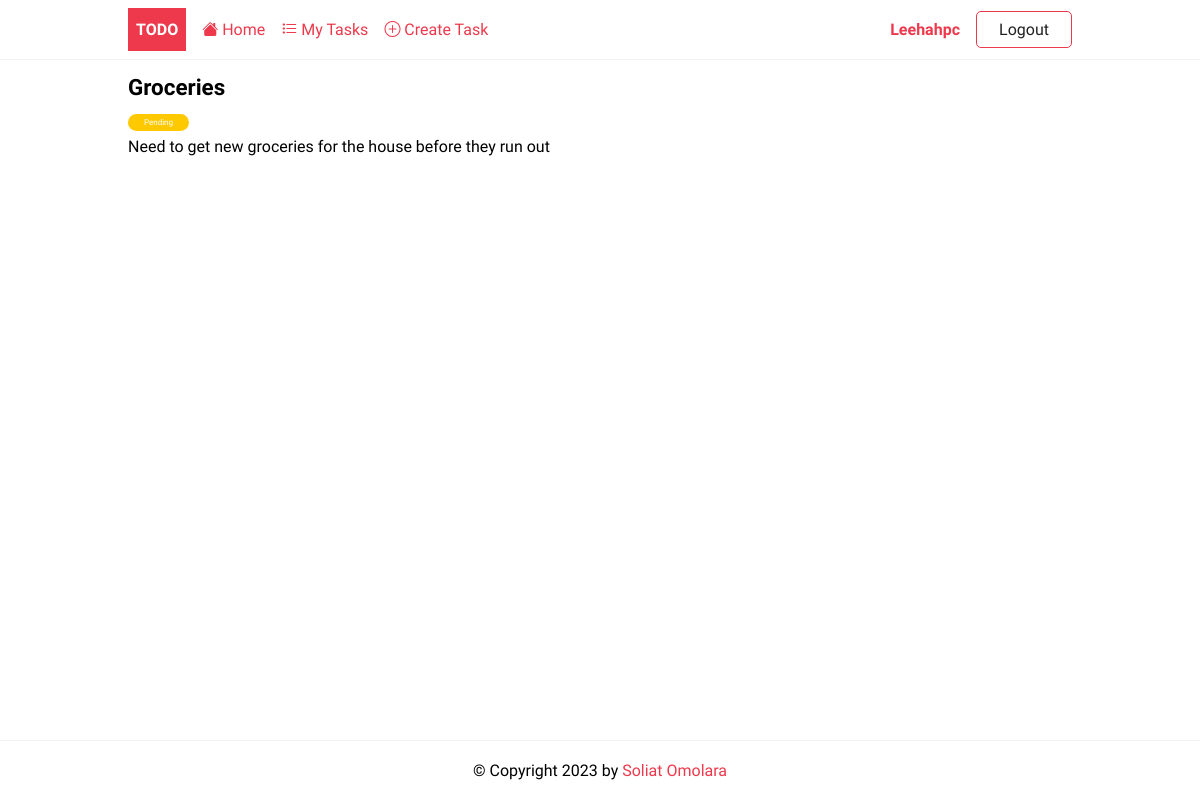
Page /details/2/ (signed in) on the committed database.
### todoapp/models.py (models this page shows, shortened)
class Todo(models.Model):
    user = models.ForeignKey(User, on_delete=models.CASCADE, null=True, blank=True)
    title = models.CharField(max_length=250)
    description = models.TextField(null=True, blank=True)
    completed = models.BooleanField(default=False)
    created = models.DateTimeField(auto_now_add=True)

### todoapp/views.py (the view)
# urls.py: path('details/<int:pk>/', TodoDetail.as_view(), name='details'),
class TodoDetail(LoginRequiredMixin,DetailView):
    model = Todo
    context_object_name = 'task'
    def get_queryset(self):
        base_qs = super(TodoDetail, self).get_queryset()
        return base_qs.filter(user=self.request.user)

### todoapp/templates/todoapp/todo_detail.html
{%extends 'todoapp/base.html'%}
{%block content%}
 <article class="task">
	<header>
		<h2>{{ task.title }}</h2>
		<span class="badge {% if task.completed %}badge-completed{% else %}badge-pending{%endif%}">
			{% if task.completed %} Completed {%else%} Pending {%endif%}
		</span>
	</header>
	<p>{{task.description}}</p>
</article>
{%endblock content%}

### todoapp/templates/todoapp/base.html (shortened to what this page needs)
{%load static %}
<!DOCTYPE html>
<html lang="en">
    <head>
        <link rel="stylesheet" href="{% static 'css/style.css' %}" />
    </head>
    <body>
        <header class="header">
            <div class="container">
            	<a href="{%url 'home'%}" class="logo">Todo</a>
                <nav class="nav">
                	<a href="{%url 'home'%}"><i class="bi bi-house-fill"></i> Home</a>
                    {% if request.user.is_authenticated %}
	    	              	<a href="{% url 'tasks' %}"><i class="bi bi-list-task"></i> My Tasks</a>
	    	              	<a href="{% url 'create' %}"><i class="bi bi-plus-circle"></i> Create Task</a>
                            <a href="{% url 'profile' %}" title="Update my profile">{{request.user | title}}</a>
	    	                <a href="{% url 'logout' %}" class="btn btn-outline">Logout</a>
	                {% else %}
							<a href="{% url 'login' %}" class="btn btn-outline">Login</a>
	            	        <a href="{% url 'register' %}" class="btn btn-primary">Join Now</a>
	                {% endif %}
                </nav>
            </div>
        </header>
        <main>
            <div class="container">
             {%block content %}
             {%endblock content%}
            </div>
        </main>
        <footer class="footer">
            <div class="container">
				<p>&copy; Copyright {% now "Y" %} by <a href="https://github.com/SoliatOmolara">Soliat Omolara</a></p>
            </div>
        </footer>
    </body>
</html>

### static/css/style.css (style rules this page uses)
:root { --color-primary: #ee394c; --color-secondary: #86b7fe; --color-light: #f2f2f2; --color-gray: #ced4da; --color-dark: #212121; --color-white: #ffffff; --color-error: #e2442f; --color-warning: #ffc900; --color-info: #02a2b9; --color-success: #1ba345; --color-input: #00d1b2; --border-radius: 5px; }
* { margin: 0; padding: 0; box-sizing: border-box; text-rendering: optimizeLegibility; }
html, body { height: 100%; }
body { font-family: 'Dosis', sans-serif; font-size: 1rem; line-height: 1.7; display: flex; flex-direction: column; }
h2 { font-size: 1.4rem; }
a { color: var(--color-primary); text-decoration: none; }
.container { max-width: 960px; margin: 0 auto; padding: 0.5rem; }
.header { border-bottom: solid 1px var(--color-light); }
.header .container { display: flex; align-items: center; gap:1rem; }
.nav { display:flex; gap:1rem; align-items: center; justify-content: center; flex-basis: 100%; }
.nav a:nth-last-child(2) { margin-left: auto; font-weight: bold; }
.logo { padding: 0.5rem; background-color: var(--color-primary); text-decoration: none; color: var(--color-white); font-weight: bold; text-transform: uppercase; }
.task { margin-bottom: auto; }
.badge { font-size: 0.5rem; padding: 0.25rem 1rem; color: var(--color-white); border-radius: 2rem; align-self: flex-start; }
.badge-pending { background-color: var(--color-warning); }
.footer p { text-align: center; }
.footer { margin-top: auto; padding: 0.5rem 0; border-top: solid 1px var(--color-light); }
.btn { padding: 0.25rem 0.75rem; border-radius: var(--border-radius); background-color: var(--color-white); border: solid 1px var(--color-white); color: var(--color-dark); cursor: pointer; text-decoration: none; font-size: 1rem; min-width: 6rem; text-align: center; }
.btn-outline { border: solid 1px var(--color-primary); }

### rows in the picture
Todo: title "Groceries", description "Need to get new groceries for the house before they run out"

### other values in the picture
{{ request.user | title }} "Leehahpc"
